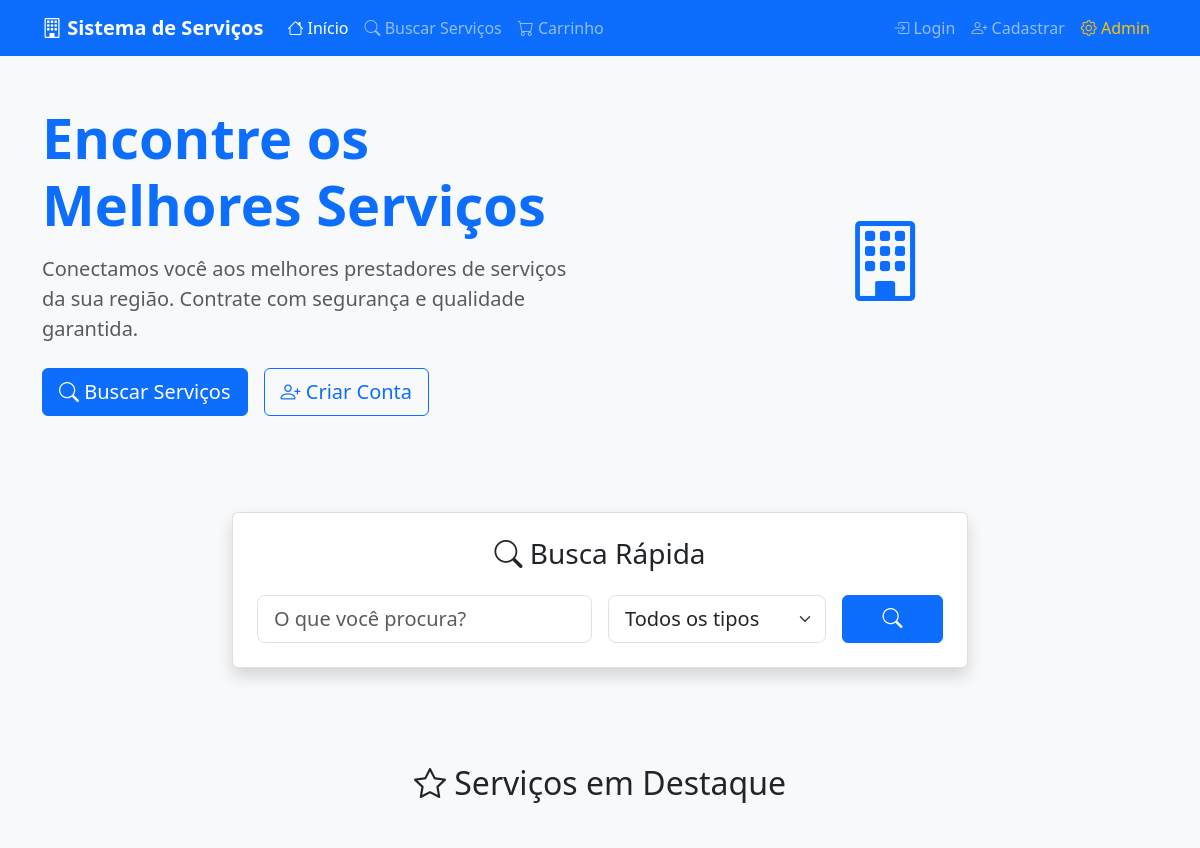
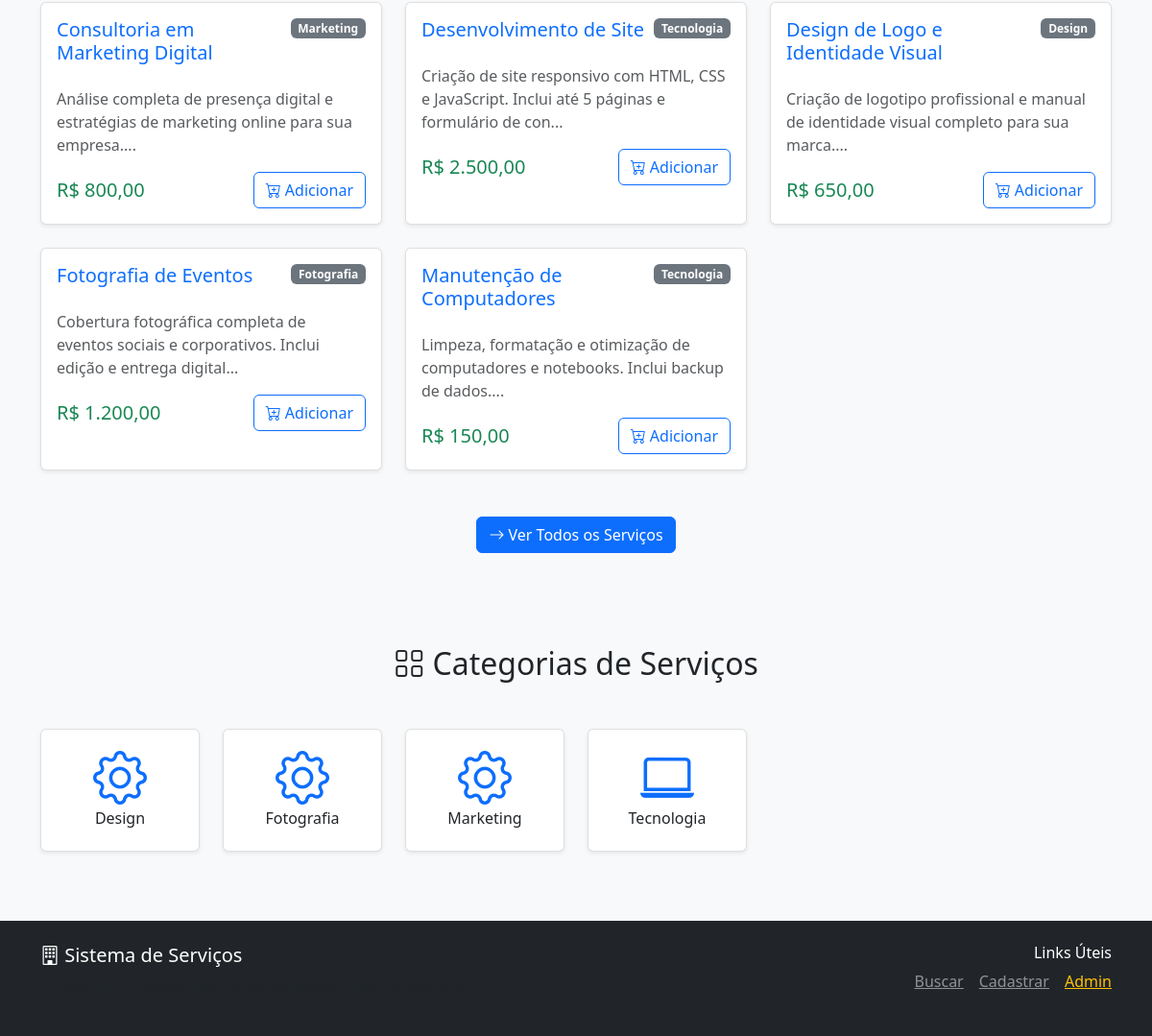
The page / on the database its author committed (2 pictures, top to bottom).
### tables this page shows
CREATE TABLE `servicos` (
    `id` int(11) NOT NULL AUTO_INCREMENT,
    `nome` varchar(100) NOT NULL,
    `tipo` varchar(50) NOT NULL,
    `preco` decimal(10, 2) NOT NULL,
    `descricao` text DEFAULT NULL,
    `ativo` tinyint(1) DEFAULT 1 COMMENT 'Status do serviço',
    `created_at` timestamp DEFAULT CURRENT_TIMESTAMP,
    `updated_at` timestamp DEFAULT CURRENT_TIMESTAMP ON UPDATE CURRENT_TIMESTAMP,
    PRIMARY KEY (`id`)
);

### config/db.php (called while the page is built, shortened)
<?php
class Database
{
    private static $instance = null;
    private $connection;
    private $host = 'localhost';
    private $database = 'trabalho_web';
    private $username = 'root';
    private $password = '';
    private $charset = 'utf8mb4';
    private function __construct()
    {
        $dsn = "mysql:host={$this->host};dbname={$this->database};charset={$this->charset}";
        $options = [
            PDO::ATTR_ERRMODE => PDO::ERRMODE_EXCEPTION,
            PDO::ATTR_DEFAULT_FETCH_MODE => PDO::FETCH_ASSOC,
            PDO::ATTR_EMULATE_PREPARES => false,
        ];
        try {
            $this->connection = new PDO($dsn, $this->username, $this->password, $options);
        } catch (PDOException $e) {
            error_log("Database connection failed: " . $e->getMessage());
            throw new PDOException("Database connection failed");
        }
    }
    public static function getInstance(): Database
    {
        if (self::$instance === null) {
            self::$instance = new self();
        }
        return self::$instance;
    }
    public function getConnection(): PDO
    {
        return $this->connection;
    }
}

### dao/ServicoDAO.php (called while the page is built, shortened)
<?php
require_once __DIR__ . '/../config/db.php';
class ServicoDAO
{
    private $db;
    public function __construct()
    {
        $this->db = Database::getInstance()->getConnection();
    }
    public function findAll(): array
    {
        try {
            $stmt = $this->db->prepare("
                SELECT s.*, COUNT(dd.id) as total_datas,
                       SUM(CASE WHEN dd.disponivel = 1 THEN 1 ELSE 0 END) as datas_disponiveis
                FROM servicos s
                LEFT JOIN datas_disponiveis dd ON s.id = dd.servico_id
                GROUP BY s.id
                ORDER BY s.nome
            ");
            $stmt->execute();
            return $stmt->fetchAll();
        } catch (PDOException $e) {
            error_log("Error fetching all services: " . $e->getMessage());
            return [];
        }
    }
    public function getTypes(): array
    {
        try {
            $stmt = $this->db->prepare("SELECT DISTINCT tipo FROM servicos ORDER BY tipo");
            $stmt->execute();
            return $stmt->fetchAll(PDO::FETCH_COLUMN);
        } catch (PDOException $e) {
            error_log("Error fetching service types: " . $e->getMessage());
            return [];
        }
    }
}

### index.php (the view, shortened to what this page needs)
<?php
require_once 'dao/ServicoDAO.php';
$servicoDAO = new ServicoDAO();
$servicosDestaque = array_slice($servicoDAO->findAll(), 0, 6);
$tipos = $servicoDAO->getTypes();
?>
<!DOCTYPE html>
<html lang="pt-BR">
<head>
    <link href="https://cdn.jsdelivr.net/npm/bootstrap@5.3.0/dist/css/bootstrap.min.css" rel="stylesheet">
    <link href="https://cdn.jsdelivr.net/npm/bootstrap-icons@1.11.0/font/bootstrap-icons.css" rel="stylesheet">
    <link href="assets/css/style.css" rel="stylesheet">
</head>
<body>
    <nav class="navbar navbar-expand-lg navbar-dark bg-primary">
        <div class="container">
            <a class="navbar-brand" href="index.php">
                <i class="bi bi-building"></i> Sistema de Serviços
            </a>
            <div class="collapse navbar-collapse" id="navbarNav">
                <ul class="navbar-nav me-auto">
                    <li class="nav-item">
                        <a class="nav-link active" href="index.php">
                            <i class="bi bi-house"></i> Início
                        </a>
                    </li>
                    <li class="nav-item">
                        <a class="nav-link" href="buscar.php">
                            <i class="bi bi-search"></i> Buscar Serviços
                        </a>
                    </li>
                    <li class="nav-item">
                        <a class="nav-link position-relative" href="carrinho.php">
                            <i class="bi bi-cart"></i> Carrinho
                        </a>
                    </li>
                </ul>
                <ul class="navbar-nav">
                    <?php if (isset($_SESSION['client_id'])): ?>
                        <li class="nav-item">
                            <a class="nav-link" href="meus_contratos.php">
                                <i class="bi bi-file-text"></i> Meus Contratos
                            </a>
                        </li>
                        <li class="nav-item dropdown">
                            <a class="nav-link dropdown-toggle" href="#" id="navbarDropdown" role="button" data-bs-toggle="dropdown">
                                <i class="bi bi-person-circle"></i> <?= htmlspecialchars($_SESSION['client_name']) ?>
                            </a>
                            <ul class="dropdown-menu">
                                <li><a class="dropdown-item" href="logout_cliente.php">
                                        <i class="bi bi-box-arrow-right"></i> Sair
                                    </a></li>
                            </ul>
                        </li>
                    <?php else: ?>
                        <li class="nav-item">
                            <a class="nav-link" href="login.php">
                                <i class="bi bi-box-arrow-in-right"></i> Login
                            </a>
                        </li>
                        <li class="nav-item">
                            <a class="nav-link" href="cadastro.php">
                                <i class="bi bi-person-plus"></i> Cadastrar
                            </a>
                        </li>
                    <?php endif; ?>
                    <li class="nav-item">
                        <a class="nav-link text-warning" href="admin/">
                            <i class="bi bi-gear"></i> Admin
                        </a>
                    </li>
                </ul>
            </div>
        </div>
    </nav>
    <section class="bg-light py-5">
        <div class="container">
            <div class="row align-items-center">
                <div class="col-lg-6">
                    <h1 class="display-4 fw-bold text-primary mb-3">
                        Encontre os Melhores Serviços
                    </h1>
                    <p class="lead text-muted mb-4">
                        Conectamos você aos melhores prestadores de serviços da sua região.
                        Contrate com segurança e qualidade garantida.
                    </p>
                    <div class="d-flex gap-3">
                        <a href="buscar.php" class="btn btn-primary btn-lg">
                            <i class="bi bi-search"></i> Buscar Serviços
                        </a>
                        <a href="cadastro.php" class="btn btn-outline-primary btn-lg">
                            <i class="bi bi-person-plus"></i> Criar Conta
                        </a>
                    </div>
                </div>
                <div class="col-lg-6 text-center">
                    <i class="bi bi-building display-1 text-primary"></i>
                </div>
            </div>
        </div>
    </section>
    <section class="py-5">
        <div class="container">
            <div class="row justify-content-center">
                <div class="col-lg-8">
                    <div class="card shadow">
                        <div class="card-body p-4">
                            <h3 class="text-center mb-4">
                                <i class="bi bi-search"></i> Busca Rápida
                            </h3>
                            <form action="buscar.php" method="GET">
                                <div class="row g-3">
                                    <div class="col-md-6">
                                        <input type="text" class="form-control form-control-lg"
                                            name="nome" placeholder="O que você procura?">
                                    </div>
                                    <div class="col-md-4">
                                        <select class="form-select form-select-lg" name="tipo">
                                            <option value="">Todos os tipos</option>
                                        </select>
                                    </div>
                                    <div class="col-md-2">
                                        <button type="submit" class="btn btn-primary btn-lg w-100">
                                            <i class="bi bi-search"></i>
                                        </button>
                                    </div>
                                </div>
                            </form>
                        </div>
                    </div>
                </div>
            </div>
        </div>
    </section>
    <?php if (!empty($servicosDestaque)): ?>
        <section class="py-5 bg-light">
            <div class="container">
                <h2 class="text-center mb-5">
                    <i class="bi bi-star"></i> Serviços em Destaque
                </h2>
                <div class="row">
                    <?php foreach ($servicosDestaque as $servico): ?>
                        <div class="col-lg-4 col-md-6 mb-4">
                            <div class="card h-100 shadow-sm">
                                <div class="card-body">
                                    <div class="d-flex justify-content-between align-items-start mb-3">
                                        <h5 class="card-title text-primary">
                                            <?= htmlspecialchars($servico['nome']) ?>
                                        </h5>
                                        <span class="badge bg-secondary">
                                            <?= htmlspecialchars($servico['tipo']) ?>
                                        </span>
                                    </div>
                                    <p class="card-text text-muted">
                                        <?= htmlspecialchars(substr($servico['descricao'], 0, 100)) ?>...
                                    </p>
                                    <div class="d-flex justify-content-between align-items-center">
                                        <span class="h5 text-success mb-0">
                                            R$ <?= number_format($servico['preco'], 2, ',', '.') ?>
                                        </span>
                                        <button class="btn btn-outline-primary"
                                            onclick="addToCartFromHome(<?= $servico['id'] ?>)">
                                            <i class="bi bi-cart-plus"></i> Adicionar
                                        </button>
                                    </div>
                                </div>
                            </div>
                        </div>
                    <?php endforeach; ?>
                </div>
                <div class="text-center mt-4">
                    <a href="buscar.php" class="btn btn-primary">
                        <i class="bi bi-arrow-right"></i> Ver Todos os Serviços
                    </a>
                </div>
            </div>
        </section>
    <?php endif; ?>
    <section class="py-5">
        <div class="container">
            <h2 class="text-center mb-5">
                <i class="bi bi-grid"></i> Categorias de Serviços
            </h2>
            <div class="row">
                <?php
                $iconMap = [
                    'Limpeza' => 'bi-brush',
                    'Manutenção' => 'bi-tools',
                    'Consultoria' => 'bi-lightbulb',
                    'Tecnologia' => 'bi-laptop',
                    'Educação' => 'bi-book',
                    'Saúde' => 'bi-heart-pulse'
                ];
                foreach ($tipos as $tipo):
                    $icon = $iconMap[$tipo] ?? 'bi-gear';
                ?>
                    <div class="col-lg-2 col-md-4 col-6 mb-4">
                        <a href="buscar.php?tipo=<?= urlencode($tipo) ?>"
                            class="text-decoration-none">
                            <div class="card text-center h-100 shadow-sm hover-card">
                                <div class="card-body">
                                    <i class="bi <?= $icon ?> display-4 text-primary mb-3"></i>
                                    <h6 class="card-title"><?= htmlspecialchars($tipo) ?></h6>
                                </div>
                            </div>
                        </a>
                    </div>
                <?php endforeach; ?>
            </div>
        </div>
    </section>
    <footer class="bg-dark text-white py-4">
        <div class="container">
            <div class="row">
                <div class="col-md-6">
                    <h5><i class="bi bi-building"></i> Sistema de Serviços</h5>
                    <p class="text-muted">Conectando clientes aos melhores prestadores de serviços.</p>
                </div>
                <div class="col-md-6 text-end">
                    <h6>Links Úteis</h6>
                    <div class="d-flex justify-content-end gap-3">
                        <a href="buscar.php" class="text-white-50">Buscar</a>
                        <a href="cadastro.php" class="text-white-50">Cadastrar</a>
                        <a href="admin/" class="text-warning">Admin</a>
                    </div>
                </div>
            </div>
        </div>
    </footer>
</body>
</html>

### assets/css/style.css (style rules this page uses)
:root { --primary-color: #0d6efd; --secondary-color: #6c757d; --success-color: #198754; --danger-color: #dc3545; --warning-color: #ffc107; --info-color: #0dcaf0; --light-color: #f8f9fa; --dark-color: #212529; }
body { font-family: 'Segoe UI', Tahoma, Geneva, Verdana, sans-serif; background-color: var(--light-color); }
.navbar-brand { font-weight: bold; }
.card { box-shadow: 0 0.125rem 0.25rem rgba(0, 0, 0, 0.075); border: 1px solid rgba(0, 0, 0, 0.125); }
.btn { border-radius: 0.375rem; }

### rows shown on the page
servicos: nome "Consultoria em Marketing Digital", tipo "Marketing", descricao "Análise completa de presença digital e estratégias de marketing online para sua empresa.", preco "800,00"
servicos: nome "Desenvolvimento de Site", tipo "Tecnologia", descricao "Criação de site responsivo com HTML, CSS e JavaScript. Inclui até 5 páginas e formulário de con", preco "2.500,00"
servicos: nome "Design de Logo e Identidade Visual", tipo "Design", descricao "Criação de logotipo profissional e manual de identidade visual completo para sua marca.", preco "650,00"
servicos: nome "Fotografia de Eventos", tipo "Fotografia", descricao "Cobertura fotográfica completa de eventos sociais e corporativos. Inclui edição e entrega digital", preco "1.200,00"
servicos: nome "Manutenção de Computadores", tipo "Tecnologia", descricao "Limpeza, formatação e otimização de computadores e notebooks. Inclui backup de dados.", preco "150,00"

### other values the page prints
$tipo "Design"
$tipo "Fotografia"
$tipo "Marketing"
$tipo "Tecnologia"
